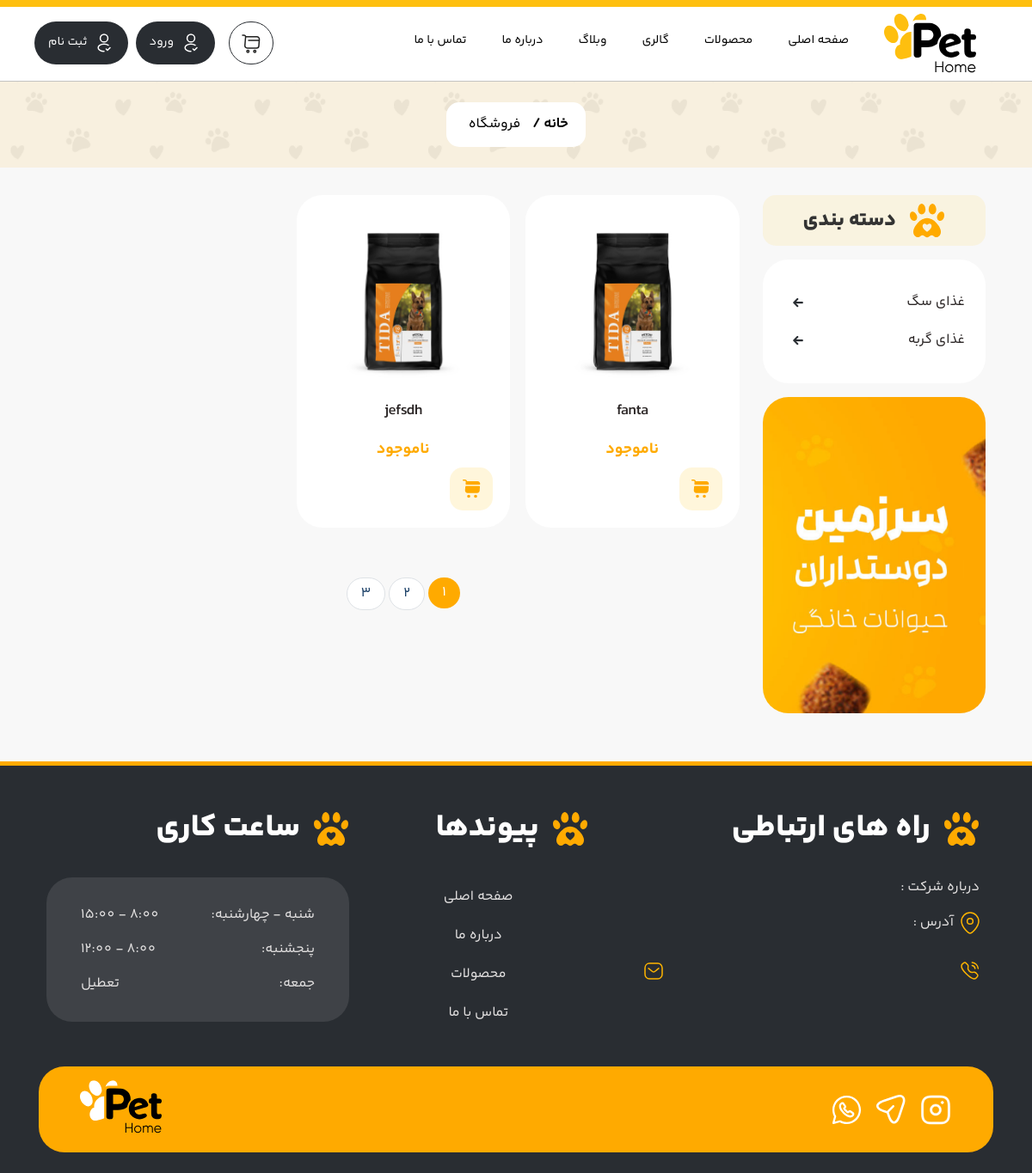
Screenshot of /products/ with the database file from the repository.
### product_module/models.py (models this page shows, shortened)
class ProductCategory(models.Model):
    title = models.CharField(max_length=250, verbose_name="عنوان")
    url_title = models.SlugField(max_length=250 , verbose_name="عنوان در url" , null=True)
    is_active = models.BooleanField(verbose_name="فعال / غیرفعال")
    def __str__(self):
        return self.title
    class Meta:
        verbose_name = 'دسته بندی'
        verbose_name_plural = 'دسته بندی ها'

class Product(models.Model):
    name = models.CharField(max_length=250, verbose_name="نام")
    description = models.TextField(verbose_name="توضیحات")
    productcategory = models.ForeignKey(
        ProductCategory,
        on_delete=models.CASCADE,
        null=True, blank=True,
        verbose_name="دسته بندی")
    price = models.IntegerField(verbose_name="قیمت", null=True)
    count = models.IntegerField(verbose_name="تعداد")
    is_active = models.BooleanField(verbose_name="فعال / غیرفعال")
    slug = models.SlugField(verbose_name="اسلاگ", default="", null=False, blank=True, db_index=True, unique=True)
    class Meta:
        ordering = ["price"]
        verbose_name = "محصول"
        verbose_name_plural = "محصولات"

### product_module/views.py (the view)
# urls.py: path('', views.ProductView.as_view(), name="products_list"),
class ProductView(ListView):
    template_name = "products.html"
    model = Product
    paginate_by = 6
    def get_context_data(self, **kwargs):
        context = super().get_context_data(**kwargs)
        context['categories'] = ProductCategory.objects.filter(is_active=True).all()
        context['products'] = Product.objects.filter(is_active=True).all()
        return context

### product_module/templates/products.html (shortened to what this page needs)
{% extends "shared/main.html" %}
{% block content %}
    <section class="container-fluid bkg p-0">
        <div class="row">
            <div class="col-lg-12 p-0 mb-3">
                <div class="bg-package d-flex align-items-center justify-content-center">
                    <div class="breadcrumb radius15">
                        <ul class="">
                            <li><a href="{% url "home:main" %}">خانه / </a></li>
                            <li><a href="{% url "products:products_list" %}" class="current">فروشگاه</a></li>
                        </ul>
                    </div>
                </div>
            </div>
        </div>
    </section>
    <section class="container mb-4">
        <div class="row">
            <div class="col-xl-3 order-xl-0 pt-3 order-1 mb-3">
                <div class="d-flex align-items-center justify-content-center mb-3 bg-title-sidebar p-2 radius15">
                    <h3 class="mr-3">دسته بندی</h3>
                </div>
                <div class="card side-category p-4 mb-3">
                    <ul class="list-unstyled">
                        {% for item in categories %}
                            <li><a href="#"><span>{{ item }}</span></a>
                                <a href="#">
                                    <div class="arrow-cat d-flex align-items-center justify-content-center">
                                    </div>
                                </a>
                            </li>
                        {% endfor %}
                    </ul>
                </div>
                <div class="my-3 text-center">
                    <img src="/static/Img/banner-pet.png" alt="" class="radius30">
                </div>
            </div>
            <div class="col-xl-9 pt-3 order-xl-1 pl-4 order-0 mb-3">
                <div class="row">
                    {% for product in products %}
                        <div class="col-lg-4 col-md-6 mb-4">
                            <div class="card-body mb-3 text-center">
                                <a href="{% url "products:products_detail" product.slug %}">
                                    <img class="img-fluid" src="/static/Img/product-1.jpg">
                                </a>
                                <div>
                                    <h5 class="my-2 YekanBakhFaNum-SemiBold"><a class="card-pro"
                                                                                href="{% url "products:products_detail" product.slug %}">{{ product.name }}</a>
                                    </h5>
                                    <span class="color-orange YekanBakhFaNum-Bold fa18">{% if product.count %}
                                        {{ product.price }}{% else %}ناموجود{% endif %}</span>
                                    <div class="d-flex justify-content-between align-items-center">
                                        <div class="d-flex">
                                            <div class="add-to-cart hoverable outlined">
                                            </div>
                                        </div>
                                    </div>
                                </div>
                            </div>
                        </div>
                    {% endfor %}
                </div>
                <div class="row mt-3">
                    <div class="col-12 text-center mx-auto">
                        <ul class="pagination justify-content-center">
                            <li class="page-item active"><a class="page-link" href="#">1</a></li>
                            <li class="page-item"><a class="page-link" href="#">2</a></li>
                            <li class="page-item"><a class="page-link" href="#">3</a></li>
                        </ul>
                    </div>
                </div>
            </div>
        </div>
    </section>
{% endblock %}

### static/Css/Style.css (style rules this page uses)
.YekanBakhFaNum-SemiBold { font-family: YekanBakhFaNum-SemiBold !important; }
.YekanBakhFaNum-Bold { font-family: YekanBakhFaNum-Bold !important; }
body { direction: rtl; font-size: 16px; font-family: YekanBakhFaNum-Regular; text-align: right; color: #333; margin: 0; padding: 0; background-color: #F8F8F8; overflow-x: hidden; line-height: 2.25; }
.fa18 { font-size: 18px !important; }
.radius15 { border-radius: 15px !important; }
.radius30 { border-radius: 30px; }
article, aside, details, figcaption, figure, footer, header, nav, section, summary { display: block; margin: 0; padding: 0; }
a, abbr, acronym, address, applet, article, aside, audio, b, big, blockquote, body, canvas, caption, center, cite, code, dd, del, details, dfn, div, dl, dt, em, embed, fieldset, figcaption, figure, footer, form, h1, h2, h3, h4, h5, h6, header, hgroup, html, i, iframe, img, ins, kbd, label, legend, li, mark, menu, nav, object, ol, output, p, pre, q, ruby, s, samp, section, small, span, strike, strong, sub, summary, sup, table, tbody, td, tfoot, th, thead, time, tr, tt, u, ul, var, video { margin: 0; padding: 0; border: 0; }
* { -webkit-box-sizing: border-box; -moz-box-sizing: border-box; outline: 0; box-sizing: border-box; }
img { border: none; text-decoration: none; outline: none; max-width: 100%; height: auto; }
nav, ul, ol li, li { list-style: none; margin: 0; padding: 0; }
a { color: #2b2626; text-decoration: none !important; }
h1, h2, h3, h4, h5, h6 { font-family: YekanBakhFaNum-ExtraBold, Tahoma; margin: 0; padding: 0; line-height: 1.8em; }
.h3, h3 { font-size: 1.5rem; }
.h5, h5 { font-size: 1.1rem; letter-spacing: -0.75px; }
.card { -ms-border-radius: 15px; -moz-border-radius: 15px; -webkit-border-radius: 15px; border-radius: 30px; border: 1px solid ddd; background-color: #fff; position: relative; border: none; }
.color-orange { color: #FFAA00; }
.card-body { -ms-border-radius: 15px; -moz-border-radius: 15px; -webkit-border-radius: 15px; border-radius: 30px; background-color: #fff; border: none; }
.add-to-cart { font-size: 12px; width: 50px; height: 50px; border-radius: 15px; display: flex; justify-content: center; align-items: center; cursor: pointer; transition: .3s; }
.add-to-cart.outlined { background: rgba(254, 191, 15, 0.15); }
.footer-parent dl, ol, ul { padding-left: 5px; }
.bkg .bg-package { height:100px!important; }
.bg-package { background-image: url("breadcrumb.png"); background-position: center; background-repeat: no-repeat; background-size: cover; position: relative; }
.breadcrumb { padding: 0.5rem 1rem !important; background-color: #fff !important; margin-bottom: 0 !important; }
.breadcrumb ul li { display: inline-block; font-weight: 600; margin-left: 5px; margin-right: 5px; }
.breadcrumb ul li .current { font-weight: 400; }
.breadcrumb ul li a { color: #000; }
.bg-title-sidebar { background: rgba(254, 191, 15, 0.1); }
.side-category ul li { display: flex; align-items: center; justify-content: space-between; margin-top: 0.5rem; margin-bottom: 0.5rem; }
.arrow-cat { width: 35px; height: 35px; border-radius: 50%; }
.pagination > li > a { border-radius: 30px !important; margin: 2px !important; padding: 8px 16px 8px; }
.page-item.active .page-link { color: #fff !important; background-color: #FFAA00 !important; border: none; }
.page-link { color: #1c4168; background-color: #fff; }
@media screen and (max-width:1200px) { .container { max-width: 95% !important; } }

### rows the page displays
ProductCategory: title "غذای سگ"
ProductCategory: title "غذای گربه"
Product: name "fanta", count "ناموجود"
Product: name "jefsdh", count "ناموجود"
